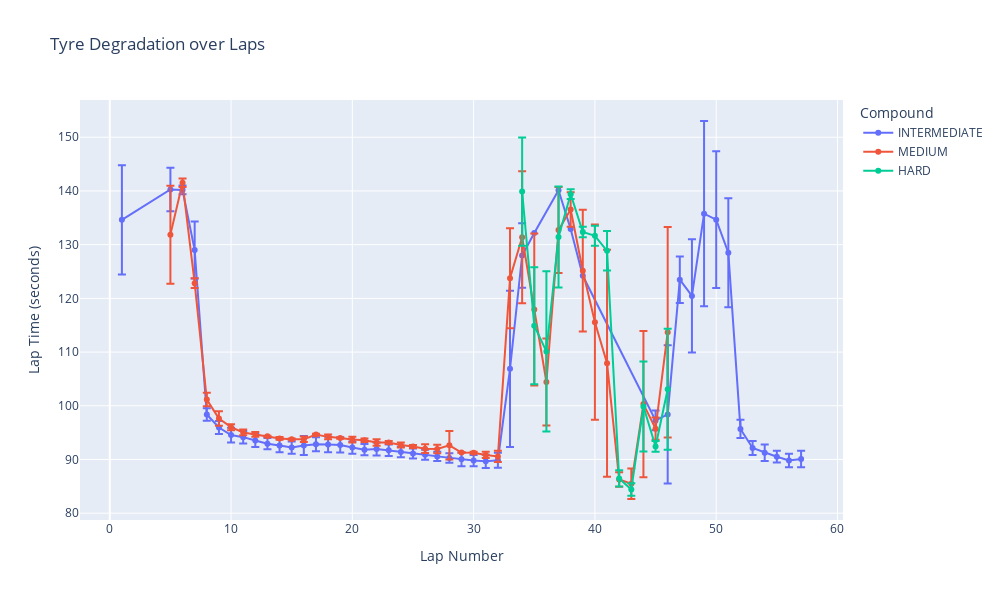

This figure's notebook cell:
### Code cell
# Tyre Degradation (Line Plot)
# Group lap data by LapNumber and Compound
avg_lap_by_compound = laps.groupby(['LapNumber', 'Compound'], observed=True)['LapSeconds'].agg(['mean', 'std']).reset_index()
avg_lap_by_compound.rename(columns={'mean': 'AvgLapTime', 'std': 'StdLapTime'}, inplace=True)

fig = px.line(
    avg_lap_by_compound,
    x='LapNumber',
    y='AvgLapTime',
    color='Compound',
    error_y='StdLapTime',
    markers=True,
    labels={'LapNumber': 'Lap Number', 'AvgLapTime': 'Lap Time (seconds)'},
    title='Tyre Degradation over Laps'
)

fig.update_traces(hovertemplate=
    'Lap %{x}<br>' +
    'Avg Time: %{y:.2f}s<br>' +
    'Compound: %{customdata[0]}',
    customdata=avg_lap_by_compound[['Compound']]
)

fig.update_layout(
    width=1000,
    height=600,
    hovermode='x unified'
)

fig.show()

### Figure 1 — Plotly figure (JSON) as saved in the notebook; plotly's stock layout.template omitted (floating-point values rounded to 4 significant figures)
{"data": [{"customdata": [["INTERMEDIATE"], ["INTERMEDIATE"], ["MEDIUM"], ["INTERMEDIATE"], ["MEDIUM"], ["INTERMEDIATE"], ["MEDIUM"], ["INTERMEDIATE"], ["MEDIUM"], ["INTERMEDIATE"], ["MEDIUM"], ["INTERMEDIATE"], ["MEDIUM"], ["INTERMEDIATE"], ["MEDIUM"], ["INTERMEDIATE"], ["MEDIUM"], ["INTERMEDIATE"], ["MEDIUM"], ["INTERMEDIATE"], ["MEDIUM"], ["INTERMEDIATE"], ["MEDIUM"], ["INTERMEDIATE"], ["MEDIUM"], ["INTERMEDIATE"], ["MEDIUM"], ["INTERMEDIATE"], ["MEDIUM"], ["INTERMEDIATE"], ["MEDIUM"], ["INTERMEDIATE"], ["MEDIUM"], ["INTERMEDIATE"], ["MEDIUM"], ["INTERMEDIATE"], ["MEDIUM"], ["INTERMEDIATE"], ["MEDIUM"], ["INTERMEDIATE"], ["MEDIUM"], ["INTERMEDIATE"], ["MEDIUM"], ["INTERMEDIATE"], ["MEDIUM"], ["INTERMEDIATE"], ["MEDIUM"], ["INTERMEDIATE"], ["MEDIUM"], ["INTERMEDIATE"], ["MEDIUM"], ["INTERMEDIATE"], ["MEDIUM"], ["INTERMEDIATE"], ["MEDIUM"], ["INTERMEDIATE"], ["MEDIUM"], ["INTERMEDIATE"], ["MEDIUM"], ["HARD"], ["INTERMEDIATE"], ["MEDIUM"], ["HARD"], ["INTERMEDIATE"], ["MEDIUM"], ["HARD"], ["MEDIUM"], ["HARD"], ["INTERMEDIATE"], ["MEDIUM"], ["HARD"], ["INTERMEDIATE"], ["MEDIUM"], ["HARD"], ["INTERMEDIATE"], ["MEDIUM"], ["HARD"], ["MEDIUM"], ["HARD"], ["MEDIUM"], ["HARD"], ["MEDIUM"], ["HARD"], ["MEDIUM"], ["HARD"], ["MEDIUM"], ["HARD"], ["INTERMEDIATE"], ["MEDIUM"], ["HARD"], ["INTERMEDIATE"], ["MEDIUM"], ["INTERMEDIATE"], ["INTERMEDIATE"], ["INTERMEDIATE"], ["INTERMEDIATE"], ["INTERMEDIATE"], ["INTERMEDIATE"], ["INTERMEDIATE"], ["INTERMEDIATE"], ["INTERMEDIATE"], ["INTERMEDIATE"], ["INTERMEDIATE"]], "error_y": {"array": [10.18, 4.039, 0.8139, 5.311, 1.148, 1.202, 1.372, 1.163, 1.227, 1.032, 1.241, 1.136, 1.766, 1.32, 1.45, 1.432, 1.142, 1.059, 1.211, 1.052, 0.9778, 0.9346, 0.9343, 0.8447, 0.883, 1.287, 1.051, 1.239, 1.413, 14.54, 6.016, NaN, NaN, NaN, NaN, 1.841, 12.88, 4.319, 10.55, 17.25, 12.74, 10.14, 1.694, 1.286, 1.536, 1.096, 1.266, 1.553]}, "hovertemplate": "Lap %{x}<br>Avg Time: %{y:.2f}s<br>Compound: %{customdata[0]}", "legendgroup": "INTERMEDIATE", "line": {"color": "#636efa", "dash": "solid"}, "marker": {"symbol": "circle"}, "mode": "lines+markers", "name": "INTERMEDIATE", "orientation": "v", "showlegend": true, "type": "scatter", "x": [1.0, 5.0, 6.0, 7.0, 8.0, 9.0, 10.0, 11.0, 12.0, 13.0, 14.0, 15.0, 16.0, 17.0, 18.0, 19.0, 20.0, 21.0, 22.0, 23.0, 24.0, 25.0, 26.0, 27.0, 28.0, 29.0, 30.0, 31.0, 32.0, 33.0, 34.0, 35.0, 37.0, 38.0, 39.0, 45.0, 46.0, 47.0, 48.0, 49.0, 50.0, 51.0, 52.0, 53.0, 54.0, 55.0, 56.0, 57.0], "xaxis": "x", "y": [134.6, 140.3, 140.2, 129.0, 98.38, 95.95, 94.55, 94.16, 93.53, 92.94, 92.6, 92.21, 92.58, 92.84, 92.79, 92.71, 92.23, 91.83, 91.97, 91.72, 91.41, 91.09, 90.9, 90.58, 90.29, 90.02, 89.8, 89.65, 89.86, 106.9, 128.0, 132.2, 140.1, 132.9, 124.2, 97.28, 98.39, 123.5, 120.4, 135.8, 134.6, 128.5, 95.68, 92.13, 91.26, 90.51, 89.82, 90.09], "yaxis": "y"}, {"customdata": [["INTERMEDIATE"], ["INTERMEDIATE"], ["MEDIUM"], ["INTERMEDIATE"], ["MEDIUM"], ["INTERMEDIATE"], ["MEDIUM"], ["INTERMEDIATE"], ["MEDIUM"], ["INTERMEDIATE"], ["MEDIUM"], ["INTERMEDIATE"], ["MEDIUM"], ["INTERMEDIATE"], ["MEDIUM"], ["INTERMEDIATE"], ["MEDIUM"], ["INTERMEDIATE"], ["MEDIUM"], ["INTERMEDIATE"], ["MEDIUM"], ["INTERMEDIATE"], ["MEDIUM"], ["INTERMEDIATE"], ["MEDIUM"], ["INTERMEDIATE"], ["MEDIUM"], ["INTERMEDIATE"], ["MEDIUM"], ["INTERMEDIATE"], ["MEDIUM"], ["INTERMEDIATE"], ["MEDIUM"], ["INTERMEDIATE"], ["MEDIUM"], ["INTERMEDIATE"], ["MEDIUM"], ["INTERMEDIATE"], ["MEDIUM"], ["INTERMEDIATE"], ["MEDIUM"], ["INTERMEDIATE"], ["MEDIUM"], ["INTERMEDIATE"], ["MEDIUM"], ["INTERMEDIATE"], ["MEDIUM"], ["INTERMEDIATE"], ["MEDIUM"], ["INTERMEDIATE"], ["MEDIUM"], ["INTERMEDIATE"], ["MEDIUM"], ["INTERMEDIATE"], ["MEDIUM"], ["INTERMEDIATE"], ["MEDIUM"], ["INTERMEDIATE"], ["MEDIUM"], ["HARD"], ["INTERMEDIATE"], ["MEDIUM"], ["HARD"], ["INTERMEDIATE"], ["MEDIUM"], ["HARD"], ["MEDIUM"], ["HARD"], ["INTERMEDIATE"], ["MEDIUM"], ["HARD"], ["INTERMEDIATE"], ["MEDIUM"], ["HARD"], ["INTERMEDIATE"], ["MEDIUM"], ["HARD"], ["MEDIUM"], ["HARD"], ["MEDIUM"], ["HARD"], ["MEDIUM"], ["HARD"], ["MEDIUM"], ["HARD"], ["MEDIUM"], ["HARD"], ["INTERMEDIATE"], ["MEDIUM"], ["HARD"], ["INTERMEDIATE"], ["MEDIUM"], ["INTERMEDIATE"], ["INTERMEDIATE"], ["INTERMEDIATE"], ["INTERMEDIATE"], ["INTERMEDIATE"], ["INTERMEDIATE"], ["INTERMEDIATE"], ["INTERMEDIATE"], ["INTERMEDIATE"], ["INTERMEDIATE"], ["INTERMEDIATE"]], "error_y": {"array": [9.125, 0.7771, 0.9016, 1.265, 1.344, 0.5558, 0.5381, 0.4384, 0.09405, 0.2616, 0.1365, 0.5063, 0.1619, 0.449, 0.1124, 0.5416, 0.3309, 0.6053, 0.2659, 0.4759, 0.2673, 0.8146, 0.7785, 2.652, 0.04384, 0.1633, 0.5735, 1.039, 9.318, 12.3, 14.15, 8.1, 7.999, 3.198, 11.34, 18.18, 21.14, 1.354, 2.84, 13.62, 2.079, 19.6]}, "hovertemplate": "Lap %{x}<br>Avg Time: %{y:.2f}s<br>Compound: %{customdata[0]}", "legendgroup": "MEDIUM", "line": {"color": "#EF553B", "dash": "solid"}, "marker": {"symbol": "circle"}, "mode": "lines+markers", "name": "MEDIUM", "orientation": "v", "showlegend": true, "type": "scatter", "x": [5.0, 6.0, 7.0, 8.0, 9.0, 10.0, 11.0, 12.0, 13.0, 14.0, 15.0, 16.0, 17.0, 18.0, 19.0, 20.0, 21.0, 22.0, 23.0, 24.0, 25.0, 26.0, 27.0, 28.0, 29.0, 30.0, 31.0, 32.0, 33.0, 34.0, 35.0, 36.0, 37.0, 38.0, 39.0, 40.0, 41.0, 42.0, 43.0, 44.0, 45.0, 46.0], "xaxis": "x", "y": [131.9, 141.5, 122.8, 101.2, 97.61, 96.02, 95.04, 94.69, 94.32, 93.92, 93.79, 93.75, 94.64, 94.21, 93.99, 93.71, 93.58, 93.16, 93.15, 92.71, 92.42, 92.0, 91.96, 92.63, 91.3, 91.26, 90.85, 90.56, 123.7, 131.4, 117.9, 104.4, 132.7, 136.5, 125.2, 115.6, 107.9, 86.29, 85.48, 100.3, 95.74, 113.7], "yaxis": "y"}, {"customdata": [["INTERMEDIATE"], ["INTERMEDIATE"], ["MEDIUM"], ["INTERMEDIATE"], ["MEDIUM"], ["INTERMEDIATE"], ["MEDIUM"], ["INTERMEDIATE"], ["MEDIUM"], ["INTERMEDIATE"], ["MEDIUM"], ["INTERMEDIATE"], ["MEDIUM"], ["INTERMEDIATE"], ["MEDIUM"], ["INTERMEDIATE"], ["MEDIUM"], ["INTERMEDIATE"], ["MEDIUM"], ["INTERMEDIATE"], ["MEDIUM"], ["INTERMEDIATE"], ["MEDIUM"], ["INTERMEDIATE"], ["MEDIUM"], ["INTERMEDIATE"], ["MEDIUM"], ["INTERMEDIATE"], ["MEDIUM"], ["INTERMEDIATE"], ["MEDIUM"], ["INTERMEDIATE"], ["MEDIUM"], ["INTERMEDIATE"], ["MEDIUM"], ["INTERMEDIATE"], ["MEDIUM"], ["INTERMEDIATE"], ["MEDIUM"], ["INTERMEDIATE"], ["MEDIUM"], ["INTERMEDIATE"], ["MEDIUM"], ["INTERMEDIATE"], ["MEDIUM"], ["INTERMEDIATE"], ["MEDIUM"], ["INTERMEDIATE"], ["MEDIUM"], ["INTERMEDIATE"], ["MEDIUM"], ["INTERMEDIATE"], ["MEDIUM"], ["INTERMEDIATE"], ["MEDIUM"], ["INTERMEDIATE"], ["MEDIUM"], ["INTERMEDIATE"], ["MEDIUM"], ["HARD"], ["INTERMEDIATE"], ["MEDIUM"], ["HARD"], ["INTERMEDIATE"], ["MEDIUM"], ["HARD"], ["MEDIUM"], ["HARD"], ["INTERMEDIATE"], ["MEDIUM"], ["HARD"], ["INTERMEDIATE"], ["MEDIUM"], ["HARD"], ["INTERMEDIATE"], ["MEDIUM"], ["HARD"], ["MEDIUM"], ["HARD"], ["MEDIUM"], ["HARD"], ["MEDIUM"], ["HARD"], ["MEDIUM"], ["HARD"], ["MEDIUM"], ["HARD"], ["INTERMEDIATE"], ["MEDIUM"], ["HARD"], ["INTERMEDIATE"], ["MEDIUM"], ["INTERMEDIATE"], ["INTERMEDIATE"], ["INTERMEDIATE"], ["INTERMEDIATE"], ["INTERMEDIATE"], ["INTERMEDIATE"], ["INTERMEDIATE"], ["INTERMEDIATE"], ["INTERMEDIATE"], ["INTERMEDIATE"], ["INTERMEDIATE"]], "error_y": {"array": [10.08, 10.9, 14.91, 9.412, 0.8991, 0.9614, 1.863, 3.669, 1.507, 1.164, 8.382, 1.004, 11.26]}, "hovertemplate": "Lap %{x}<br>Avg Time: %{y:.2f}s<br>Compound: %{customdata[0]}", "legendgroup": "HARD", "line": {"color": "#00cc96", "dash": "solid"}, "marker": {"symbol": "circle"}, "mode": "lines+markers", "name": "HARD", "orientation": "v", "showlegend": true, "type": "scatter", "x": [34.0, 35.0, 36.0, 37.0, 38.0, 39.0, 40.0, 41.0, 42.0, 43.0, 44.0, 45.0, 46.0], "xaxis": "x", "y": [139.9, 114.9, 110.1, 131.4, 139.4, 132.4, 131.6, 128.9, 86.46, 84.43, 99.86, 92.43, 103.1], "yaxis": "y"}], "layout": {"height": 600, "hovermode": "x unified", "legend": {"title": {"text": "Compound"}, "tracegroupgap": 0}, "title": {"text": "Tyre Degradation over Laps"}, "width": 1000, "xaxis": {"anchor": "y", "domain": [0, 1], "title": {"text": "Lap Number"}}, "yaxis": {"anchor": "x", "domain": [0, 1], "title": {"text": "Lap Time (seconds)"}}}}
